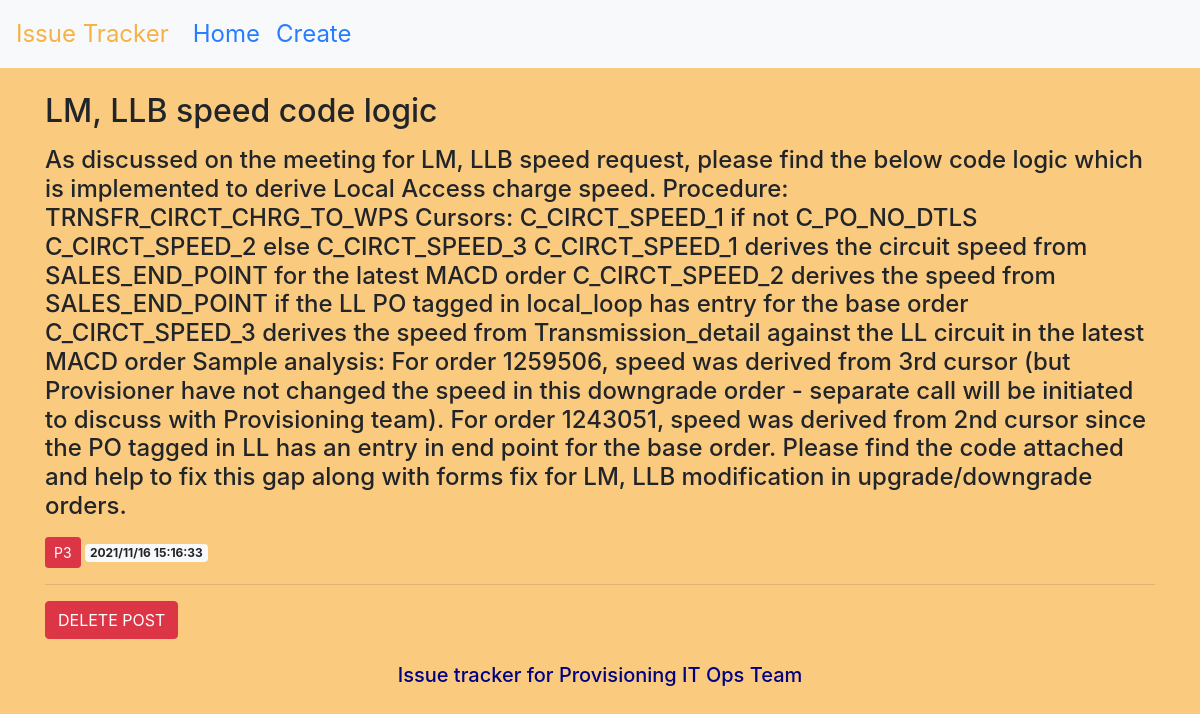
Page /issue-tracker/5 on the committed database.
### tables this page shows
CREATE TABLE posts (
    id integer primary key autoincrement,
    -- created timestamp DATE not null default (datetime('now','localtime')),
    created text not null,
    title text not null,
    content text not null,
    priority text not null
);

### index.py (the view)
@app.route('/issue-tracker/<int:id>')
def post(id):
    post = get_post(id)
    if post is None:
        abort(Response('''
        <h1>Something you are looking at is not available!</h1>
        <br>
        <a href="/issue-tracker">GO HOME</a>
        '''))
    return render_template('post.html', post=post)

### index.py (called while the page is built)
def database_connection():
    conn = sqlite3.connect('database.db', timeout=2)
    conn.row_factory = sqlite3.Row
    return conn

def get_post(id):
    conn = database_connection()
    post = conn.execute('select * from posts where id=?', (id,)).fetchone()
    conn.close()
    return post

### templates/post.html
{% extends 'base.html' %}
{% block content %}
    <h2>{% block title %} {{ post['title'] }} {% endblock %}</h2>
    <p><h4>{{ post['content'] }}</h4></p>
    <span class="btn btn-danger btn-sm">{{ post['priority'] }}</span>
    <span class="badge bg-light"> {{ post['created'] }} </span>
    <hr>
    <form action="{{url_for('delete', id=post['id'])}}" method="POST">
        <input type="submit" value="DELETE POST" onclick="return confirm('Do you wish to delete this post?')" class="btn btn-danger">
    </form>
{% endblock %}

### static/css/style.css (style rules this page uses)
body { margin: 0; font-family: -apple-system,BlinkMacSystemFont,"Segoe UI",Roboto,"Helvetica Neue",Arial,"Noto Sans",sans-serif,"Apple Color Emoji","Segoe UI Emoji","Segoe UI Symbol","Noto Color Emoji"; font-size: 1rem; font-weight: 400; line-height: 1.5; color: #212529; text-align: left; }
body { background-color: #faca7f !important; }

### rows in the picture
posts: title "LM, LLB speed code logic", content "As discussed on the meeting for LM, LLB speed request, please find the below code logic which is implemented to derive Local Access charge speed. Procedure: TRNSFR_CIRCT_CHRG_TO_WPS Cursors: C_CIRCT_SPEED_1 if not C_PO_NO_DTLS C_CIRCT_SPEED_2 else C_CIRCT_SPEED_3 C_CIRCT_SPEED_1 derives the circuit speed from SALES_END_POINT for the latest MACD order C_CIRCT_SPEED_2 derives the speed from SALES_END_POINT if the LL PO tagged in local_loop has entry for the base order C_CIRCT_SPEED_3 derives the speed from Transmission_detail against the LL circuit in the latest MACD order Sample analysis: For order 1259506, speed was derived from 3rd cursor (but Provisioner have not changed the speed in this…", priority "P3", created "2021/11/16 15:16:33"
